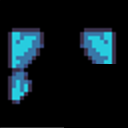

This is a level from a 2D game, rendered from its Tiled map with the project's own tilesets. A one-line summary and the complete map file follow:
An orthogonal 2x2 tile map with 64x64 px tiles, 1 tile layer (Tile Layer 1).

<map version="1.10" tiledversion="1.12.0" orientation="orthogonal" renderorder="right-up" width="2" height="2" tilewidth="64" tileheight="64" infinite="0" nextlayerid="2" nextobjectid="1">
 <tileset firstgid="1" name="atlas_64x" tilewidth="64" tileheight="64" tilecount="768" columns="48">
  <image source="../../../../assets/textures/environments/atlas_64x.png" width="3072" height="1024" />
 </tileset>
 <layer id="1" name="Tile Layer 1" width="2" height="2">
  <data encoding="csv">
105,106,
153,0
</data>
 </layer>
</map>
